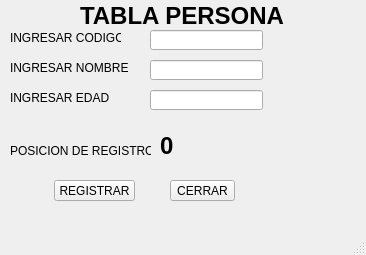
<?xml version="1.0" encoding="UTF-8"?>
<ui version="4.0">
 <class>vent_persona</class>
 <widget class="QMainWindow" name="vent_persona">
  <property name="geometry">
   <rect>
    <x>0</x>
    <y>0</y>
    <width>366</width>
    <height>255</height>
   </rect>
  </property>
  <property name="windowTitle">
   <string>MainWindow</string>
  </property>
  <widget class="QWidget" name="centralwidget">
   <widget class="QLabel" name="label">
    <property name="geometry">
     <rect>
      <x>80</x>
      <y>0</y>
      <width>261</width>
      <height>31</height>
     </rect>
    </property>
    <property name="font">
     <font>
      <pointsize>18</pointsize>
      <weight>75</weight>
      <bold>true</bold>
     </font>
    </property>
    <property name="text">
     <string>TABLA PERSONA</string>
    </property>
   </widget>
   <widget class="QLabel" name="label_2">
    <property name="geometry">
     <rect>
      <x>10</x>
      <y>30</y>
      <width>111</width>
      <height>16</height>
     </rect>
    </property>
    <property name="text">
     <string>INGRESAR CODIGO</string>
    </property>
   </widget>
   <widget class="QLabel" name="label_3">
    <property name="geometry">
     <rect>
      <x>10</x>
      <y>60</y>
      <width>121</width>
      <height>16</height>
     </rect>
    </property>
    <property name="text">
     <string>INGRESAR NOMBRE</string>
    </property>
   </widget>
   <widget class="QLabel" name="label_4">
    <property name="geometry">
     <rect>
      <x>10</x>
      <y>90</y>
      <width>101</width>
      <height>16</height>
     </rect>
    </property>
    <property name="text">
     <string>INGRESAR EDAD</string>
    </property>
   </widget>
   <widget class="QLabel" name="label_5">
    <property name="geometry">
     <rect>
      <x>10</x>
      <y>140</y>
      <width>141</width>
      <height>21</height>
     </rect>
    </property>
    <property name="text">
     <string>POSICION DE REGISTRO</string>
    </property>
   </widget>
   <widget class="QLineEdit" name="txt_n1">
    <property name="geometry">
     <rect>
      <x>150</x>
      <y>30</y>
      <width>113</width>
      <height>20</height>
     </rect>
    </property>
   </widget>
   <widget class="QLineEdit" name="txt_n2">
    <property name="geometry">
     <rect>
      <x>150</x>
      <y>60</y>
      <width>113</width>
      <height>20</height>
     </rect>
    </property>
   </widget>
   <widget class="QLineEdit" name="txt_n3">
    <property name="geometry">
     <rect>
      <x>150</x>
      <y>90</y>
      <width>113</width>
      <height>20</height>
     </rect>
    </property>
   </widget>
   <widget class="QLabel" name="lbl_regis">
    <property name="geometry">
     <rect>
      <x>160</x>
      <y>130</y>
      <width>81</width>
      <height>31</height>
     </rect>
    </property>
    <property name="font">
     <font>
      <pointsize>18</pointsize>
      <weight>75</weight>
      <bold>true</bold>
     </font>
    </property>
    <property name="text">
     <string>0</string>
    </property>
   </widget>
   <widget class="QPushButton" name="btn_registrar">
    <property name="geometry">
     <rect>
      <x>54</x>
      <y>180</y>
      <width>81</width>
      <height>21</height>
     </rect>
    </property>
    <property name="text">
     <string>REGISTRAR</string>
    </property>
   </widget>
   <widget class="QPushButton" name="btn_cerrar">
    <property name="geometry">
     <rect>
      <x>170</x>
      <y>180</y>
      <width>65</width>
      <height>21</height>
     </rect>
    </property>
    <property name="text">
     <string>CERRAR</string>
    </property>
   </widget>
  </widget>
  <widget class="QMenuBar" name="menubar">
   <property name="geometry">
    <rect>
     <x>0</x>
     <y>0</y>
     <width>366</width>
     <height>26</height>
    </rect>
   </property>
  </widget>
  <widget class="QStatusBar" name="statusbar"/>
 </widget>
 <resources/>
 <connections/>
</ui>
